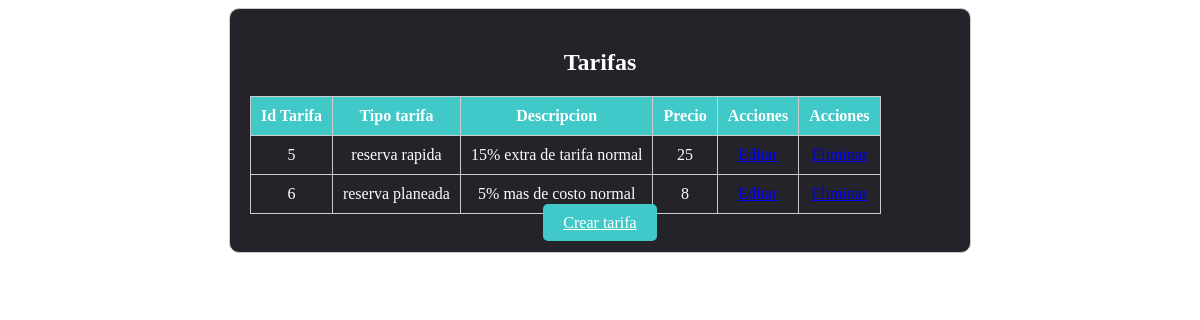
Screenshot of /tarifas.php (signed in) with the database file from the repository.
### tables this page shows
CREATE TABLE `tarifa` (
  `idtarifa` int(11) NOT NULL,
  `tipotarifa` varchar(30) NOT NULL,
  `descripciontarifa` varchar(80) NOT NULL,
  `valor` float NOT NULL
);

### tarifas.php (the view, shortened to what this page needs)
<!DOCTYPE html>
<html lang="en">
<head>
</head>
<body>
    <div class="card">
        <h2>Tarifas</h2>
        <?php
                include("conexion.php");
                $consulta1 = "SELECT * FROM TARIFA";
                $con->query($consulta1);
                $resultado = $con->query($consulta1);
                if ($resultado->num_rows > 0) {
                    ?>
                    <table>
                    <tr>
                        <th>Id Tarifa</th>
                        <th>Tipo tarifa</th>
                        <th>Descripcion</thtd>
                        <th>Precio</th>
                        <?php
                        if($_SESSION['nivel'] == 1)
                        {
                        ?>
                        <th>Acciones</th>
                        <th>Acciones</th>
                        <?php
                        }
                        ?>
                    </tr>
                    <?php
                    while ($fila = $resultado->fetch_assoc()) {
                    ?>
                    <tr>
                        <td><?php echo $fila["idtarifa"]; ?></td>
                        <td><?php echo $fila["tipotarifa"]; ?></td>
                        <td><?php echo $fila["descripciontarifa"]; ?></td>
                        <td><?php echo $fila["valor"]; ?></td>
                        <?php
                        if($_SESSION['nivel'] == 1)
                        {
                        ?>
                        <td><a href="javascript:void(0)" onclick="editartarifa('<?php echo $fila['idtarifa']; ?>', '<?php echo $fila['tipotarifa']; ?>')">Editar</a></td>
                        <td><a href="javascript:void(0)" onclick="eliminartarifa('<?php echo $fila['idtarifa']; ?>')">Eliminar</a></td>
                    <?php
                        }
                    }
                    ?>
                    </table>
                    <?php
                } else {
                    echo "0 results";
                }
                if($_SESSION['nivel']==1)
                {
                    ?>
                    <a href="#" class="btn btn-primary" onclick="cargarContenido('form_create.php')" id="btntarifa" style="background-color: #41c9c9; width: 150px; " >Crear tarifa</a>
                    <?php
                }
                ?>
    </div>
</body>
</html>

### tarifas.php (style rules this page uses)
.card { width: auto; max-width: 700px; height: auto; margin: 0 auto; padding: 20px; border: 1px solid #ccc; border-radius: 10px; text-align: center; background-color: #232329; color: white; }
.btn { margin-top: 10px; background-color: #41c9c9; color: #fff; padding: 10px 20px; border: none; border-radius: 5px; cursor: pointer; width: 150px; }
table { width: auto; border-collapse: collapse; background-color: #232329; }
table, th, td { border: 1px solid #ccc; padding: 10px; }
th { background-color: #41c9c9; color: white; }

### rows the page displays
tarifa: idtarifa "5", tipotarifa "reserva rapida", descripciontarifa "15% extra de tarifa normal", valor "25"
tarifa: idtarifa "6", tipotarifa "reserva planeada", descripciontarifa "5% mas de costo normal", valor "8"
